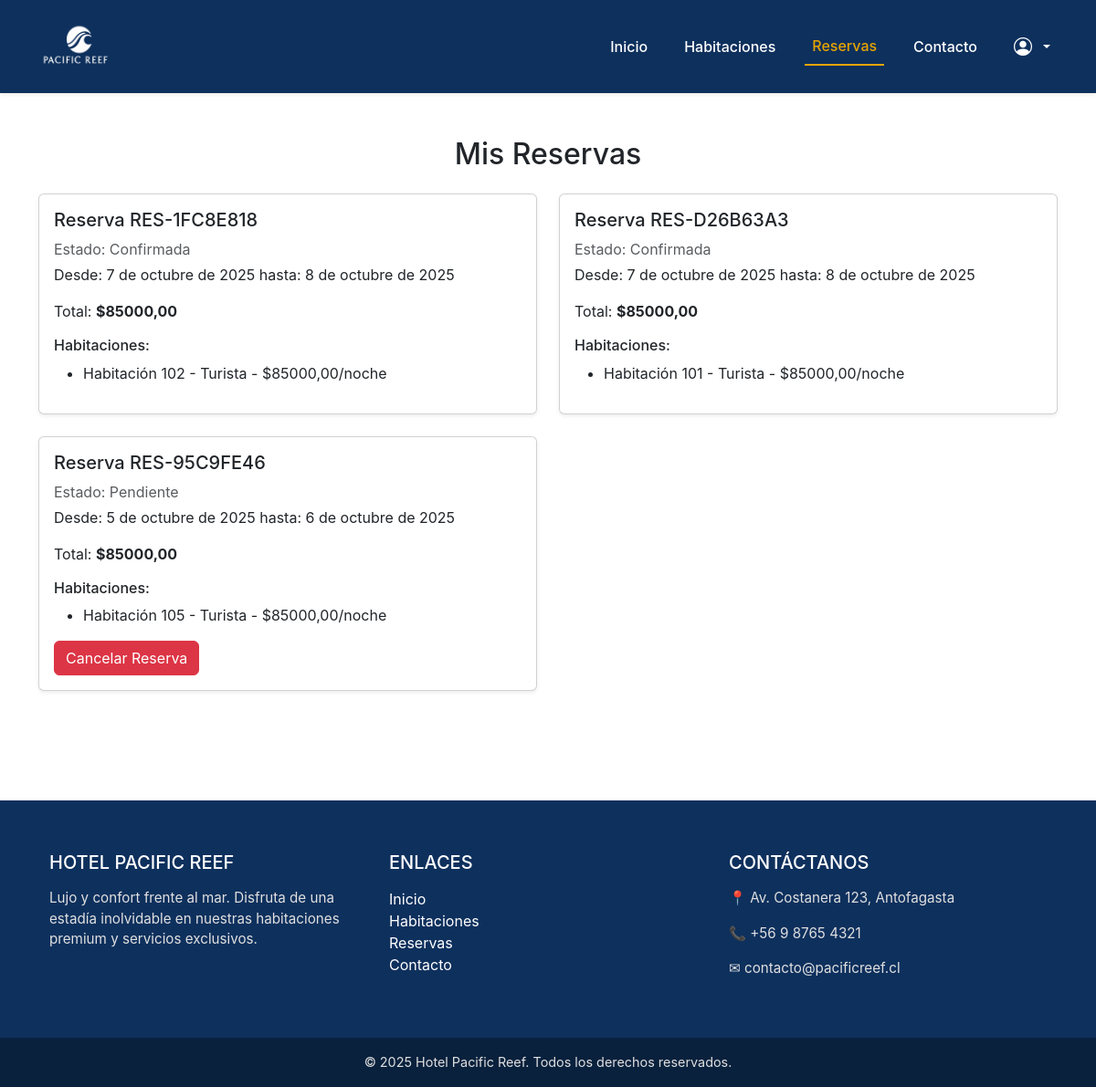
/reservas/ (signed in), run on the app's committed database.
### Hotel/models.py (models this page shows, shortened)
class Reserva(models.Model):
    codigo_reserva = models.CharField(max_length=50, unique=True)
    huesped = models.ForeignKey(
        Huesped, on_delete=models.CASCADE, related_name="reservas")
    fecha_inicio = models.DateField()
    fecha_fin = models.DateField()
    estado = models.CharField(max_length=30, default='Pendiente')
    total = models.DecimalField(max_digits=12, decimal_places=2)
    fecha_creacion = models.DateTimeField(auto_now_add=True)

class ReservaHabitacion(models.Model):
    reserva = models.ForeignKey(
        Reserva, on_delete=models.CASCADE, related_name="habitaciones")
    habitacion = models.ForeignKey(Habitacion, on_delete=models.CASCADE)
    precio_por_noche = models.DecimalField(max_digits=10, decimal_places=2)

class Habitacion(models.Model):
    ESTADO_CHOICES = [
        ('Disponible', 'Disponible'),
        ('Ocupada', 'Ocupada'),
        ('Limpieza', 'Limpieza'),
        ('Mantenimiento', 'Mantenimiento'),
        ('Reservada', 'Reservada'),
    ]
    CATEGORIA_CHOICES = [
        ('Turista', 'Turista'),
        ('Premium', 'Premium'),
    ]
    numero = models.CharField(max_length=10, unique=True)
    piso = models.IntegerField()
    categoria = models.CharField(max_length=50, choices=CATEGORIA_CHOICES)
    estado = models.CharField(max_length=30, choices=ESTADO_CHOICES, default='Disponible')
    precio_diario = models.DecimalField(max_digits=10, decimal_places=2)
    descripcion = models.TextField(blank=True, null=True)
    imagen_principal = models.ImageField(upload_to='habitaciones/', blank=True, null=True)
    capacidad = models.IntegerField(default=2)
    equipamiento = models.TextField(blank=True, null=True, help_text="Lista de equipamiento separado por comas")

### Hotel/views.py (the view)
# urls.py: path("reservas/", views.ver_reservas, name="ver_reservas"),
def ver_reservas(request):
    if not request.session.get("huesped_id"):
        messages.warning(request, "Debe iniciar sesión para ver sus reservas.")
        return redirect("login")
    huesped = Huesped.objects.get(id=request.session["huesped_id"])
    reservas_list = Reserva.objects.filter(huesped=huesped).order_by("-fecha_creacion")
    return render(request, "reservas.html", {"reservas": reservas_list})

### Hotel/templates/reservas.html (shortened to what this page needs)
{% extends "base.html" %}
{% load static %}
{% block content %}
<div class="container py-5">
    <h2 class="text-center mb-4">Mis Reservas</h2>
    {% if reservas %}
    <div class="row">
        {% for reserva in reservas %}
        <div class="col-md-6 mb-4">
            <div class="card shadow-sm h-100">
                <div class="card-body">
                    <h5 class="card-title">Reserva {{ reserva.codigo_reserva }}</h5>
                    <p class="text-muted mb-1">Estado: {{ reserva.estado }}</p>
                    <p>Desde: {{ reserva.fecha_inicio }} hasta: {{ reserva.fecha_fin }}</p>
                    <p>Total: <strong>${{ reserva.total }}</strong></p>
                    <h6>Habitaciones:</h6>
                    <ul>
                        {% for rh in reserva.habitaciones.all %}
                        <li>Habitación {{ rh.habitacion.numero }} - {{ rh.habitacion.categoria }} - ${{ rh.precio_por_noche }}/noche</li>
                        {% endfor %}
                    </ul>
                    {% if reserva.estado == 'Pendiente' %}
                    <form method="post" action="{% url 'cancelar_reserva' reserva.id %}">
                        <button type="submit" class="btn btn-danger">Cancelar Reserva</button>
                    </form>
                    {% endif %}
                </div>
            </div>
        </div>
        {% endfor %}
    </div>
    {% else %}
        <p class="text-center text-muted">No tienes reservas realizadas.</p>
    {% endif %}
</div>
{% endblock %}

### Hotel/static/css/styles.css (style rules this page uses)
:root { --azul-pacifico: #0E305D; --turquesa-coral: #2AB7CA; --arena-suave: #F5E3C3; --oro-arena: #E6A500; --gris-perla: #E0E0E0; --blanco-puro: #FFFFFF; }
body { font-family: -apple-system, BlinkMacSystemFont, 'Segoe UI', Roboto, sans-serif; }

### data on the page
Reserva: codigo_reserva "RES-1FC8E818", estado "Confirmada", fecha_inicio "7 de octubre de 2025", fecha_fin "8 de octubre de 2025", total "85000,00"
ReservaHabitacion: habitacion.numero "102", habitacion.categoria "Turista", precio_por_noche "85000,00"
Reserva: codigo_reserva "RES-D26B63A3", estado "Confirmada", fecha_inicio "7 de octubre de 2025", fecha_fin "8 de octubre de 2025", total "85000,00"
ReservaHabitacion: habitacion.numero "101", habitacion.categoria "Turista", precio_por_noche "85000,00"
Reserva: codigo_reserva "RES-95C9FE46", estado "Pendiente", fecha_inicio "5 de octubre de 2025", fecha_fin "6 de octubre de 2025", total "85000,00", shows "Cancelar Reserva"
ReservaHabitacion: habitacion.numero "105", habitacion.categoria "Turista", precio_por_noche "85000,00"
